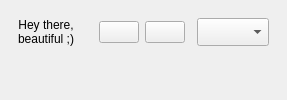
<?xml version="1.0" encoding="UTF-8"?>
<ui version="4.0">
 <class>Gui</class>
 <widget class="QMainWindow" name="gui">
  <property name="windowFlags">
   <set>CustomizeWindowHint|FramelessWindowHint</set>
  </property>
  <property name="windowState">
   <set>WindowFullScreen</set>
  </property>
  <widget class="QWidget" name="overall_content">
   <layout class="QVBoxLayout" name="overall_layout">
    <item row="0">
     <widget class="QWidget" name="menu_content">
      <layout class="QHBoxLayout" name="menu_layout">
       <item row="0">
        <widget class="QLabel">
         <property name="wordWrap">
          <bool>true</bool>
         </property>
         <property name="alignment">
          <set>AlignCenter</set>
         </property>
         <property name="text">
          <string>Hey there,
beautiful ;)</string>
         </property>
        </widget>
       </item>
       <item row="1">
        <widget class="QLabel" name="curr_time_lbl">
         <property name="wordWrap">
          <bool>true</bool>
         </property>
         <property name="alignment">
          <set>AlignCenter</set>
         </property>
        </widget>
       </item>
       <item row="2">
        <widget class="QWidget"/>
       </item>
       <item row="3">
        <widget class="QPushButton" name="prev_page_btn"/>
       </item>
       <item row="4">
        <widget class="QPushButton" name="next_page_btn"/>
       </item>
       <item row="5">
        <widget class="QWidget"/>
       </item>
       <item row="6">
        <widget class="QComboBox" name="curr_mode_dropdown">
         <property name="sizePolicy">
          <sizepolicy hsizetype="MinimumExpanding" vsizetype="Preferred">
           <horstretch>0</horstretch>
           <verstretch>0</verstretch>
          </sizepolicy>
         </property>
        </widget>
       </item>
      </layout>
     </widget>
    </item>
    <item row="1">
     <widget class="QStackedWidget" name="all_stacked_content">
      <widget class="QStackedWidget" name="mode_stacked_content">
       <widget class="QWidget" name="full_off_subpage"/>
       <widget class="QWidget" name="full_on_subpage"/>
       <widget class="LabeledSliderSubpage" name="individual_control_subpage"/>
       <widget class="MorningCountdownSubpage" name="morning_countdown_subpage"/>
       <widget class="FollowHubSubpage" name="follow_hub_subpage"/>
       <widget class="QWidget" name="follow_room_sound_subpage"/>
       <widget class="LabeledSliderSubpage" name="wave_subpage"/>
      </widget>
      <widget class="ScreenColorCoordination" name="screen_color_coordination_page"/>
      <widget class="SoundFilePlaybackPage" name="sound_file_playback_page"/>
     </widget>
    </item>
   </layout>
  </widget>
 </widget>
 <customwidgets>
  <customwidget>
    <class>MorningCountdownSubpage</class>
    <header>scripts.MorningCountdownSubpage</header>
  </customwidget>
  <customwidget>
    <class>LabeledSliderSubpage</class>
    <header>scripts.LabeledSliderSubpage</header>
  </customwidget>
  <customwidget>
    <class>FollowHubSubpage</class>
    <header>scripts.FollowHubSubpage</header>
  </customwidget>
  <customwidget>
    <class>ScreenColorCoordination</class>
    <header>scripts.ScreenColorCoordination</header>
  </customwidget>
  <customwidget>
    <class>SoundFilePlaybackPage</class>
    <header>scripts.SoundFilePlaybackPage</header>
  </customwidget>
 </customwidgets>
 <resources/>
 <connections/>
</ui>
